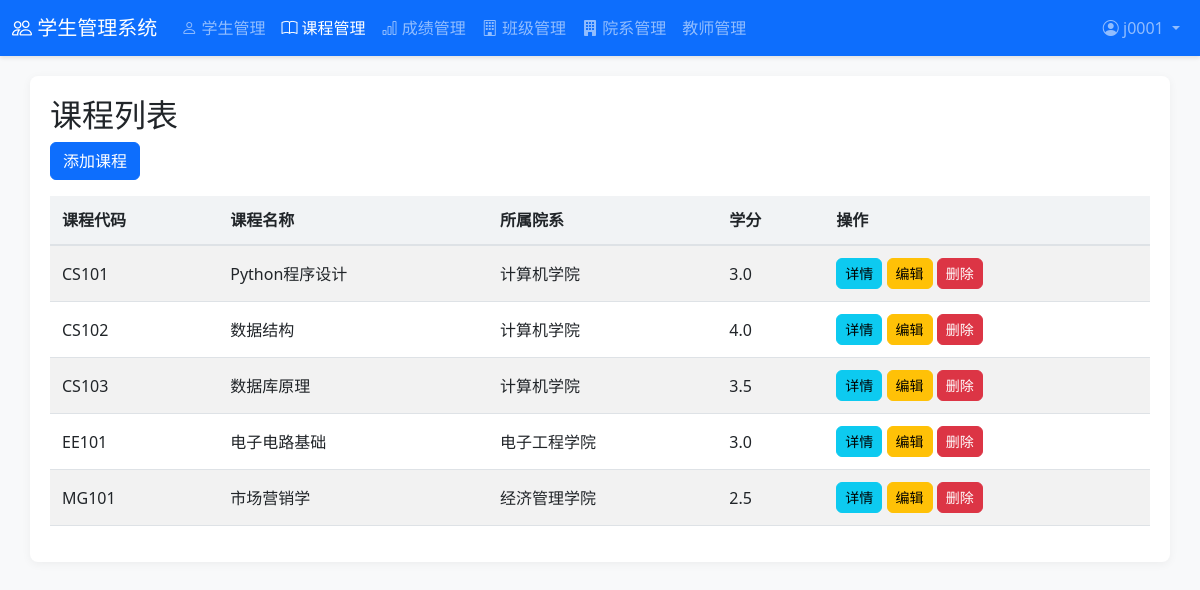
The app's page /courses/ (signed in) with its own data.
### students/models.py (models this page shows, shortened)
class Course(models.Model):
    name = models.CharField(max_length=100, verbose_name='课程名称')
    code = models.CharField(max_length=20, unique=True, verbose_name='课程代码')
    department = models.ForeignKey(Department, on_delete=models.CASCADE, verbose_name='所属院系')
    credit = models.FloatField(verbose_name='学分')
    description = models.TextField(blank=True, verbose_name='课程描述')
    created_at = models.DateTimeField(auto_now_add=True, verbose_name='创建时间')
    updated_at = models.DateTimeField(auto_now=True, verbose_name='更新时间')
    class Meta:
        verbose_name = '课程'
        verbose_name_plural = '课程'

class Department(models.Model):
    name = models.CharField(max_length=100, verbose_name='院系名称')
    description = models.TextField(blank=True, verbose_name='院系描述')
    created_at = models.DateTimeField(auto_now_add=True, verbose_name='创建时间')
    updated_at = models.DateTimeField(auto_now=True, verbose_name='更新时间')
    def __str__(self):
        return self.name
    class Meta:
        verbose_name = '院系'
        verbose_name_plural = '院系'

### students/views.py (the view)
# urls.py: path('courses/', views.course_list, name='course_list'),
@login_required
@user_passes_test(is_admin_or_teacher)
def course_list(request):
    courses = Course.objects.select_related('department').all()
    return render(request, 'students/course_list.html', {'courses': courses})

### students/views.py (called while the page is built)
def is_admin_or_teacher(user):
    return user.is_superuser or hasattr(user, 'teacher')

### students/templates/students/course_list.html
{% extends 'students/base.html' %}
{% block content %}
    <h2>课程列表</h2>
    <a href="{% url 'course_create' %}" class="btn btn-primary mb-3">添加课程</a>
    <table class="table table-striped">
        <thead>
            <tr>
                <th>课程代码</th>
                <th>课程名称</th>
                <th>所属院系</th>
                <th>学分</th>
                <th>操作</th>
            </tr>
        </thead>
        <tbody>
            {% for course in courses %}
            <tr>
                <td>{{ course.code }}</td>
                <td>{{ course.name }}</td>
                <td>{{ course.department }}</td>
                <td>{{ course.credit }}</td>
                <td>
                    <a href="{% url 'course_detail' course.pk %}" class="btn btn-info btn-sm">详情</a>
                    <a href="{% url 'course_update' course.pk %}" class="btn btn-warning btn-sm">编辑</a>
                    <a href="{% url 'course_delete' course.pk %}" class="btn btn-danger btn-sm">删除</a>
                </td>
            </tr>
            {% empty %}
            <tr>
                <td colspan="5" class="text-center">暂无课程信息</td>
            </tr>
            {% endfor %}
        </tbody>
    </table>
{% endblock %}

### students/templates/students/base.html (shortened to what this page needs)
<!DOCTYPE html>
<html lang="zh-CN">
<head>
    <link rel="stylesheet" href="https://cdn.jsdelivr.net/npm/bootstrap@5.3.0/dist/css/bootstrap.min.css">
</head>
<body>
    <nav class="navbar navbar-expand-lg navbar-dark bg-primary">
        <div class="container-fluid">
            <a class="navbar-brand" href="{% url 'home' %}">
                <i class="bi bi-people"></i> 学生管理系统
            </a>
            <div class="collapse navbar-collapse" id="navbarNav">
                <ul class="navbar-nav me-auto mb-2 mb-lg-0">
                    {% if user.is_superuser or user.teacher %}
                        <li class="nav-item">
                            <a class="nav-link {% if request.resolver_match.url_name == 'student_list' %}active{% endif %}" href="{% url 'student_list' %}">
                                <i class="bi bi-person"></i> 学生管理
                            </a>
                        </li>
                        <li class="nav-item">
                            <a class="nav-link {% if request.resolver_match.url_name == 'course_list' %}active{% endif %}" href="{% url 'course_list' %}">
                                <i class="bi bi-book"></i> 课程管理
                            </a>
                        </li>
                        <li class="nav-item">
                            <a class="nav-link {% if request.resolver_match.url_name == 'score_list' %}active{% endif %}" href="{% url 'score_list' %}">
                                <i class="bi bi-bar-chart"></i> 成绩管理
                            </a>
                        </li>
                        <li class="nav-item">
                            <a class="nav-link {% if request.resolver_match.url_name == 'class_list' %}active{% endif %}" href="{% url 'class_list' %}">
                                <i class="bi bi-building"></i> 班级管理
                            </a>
                        </li>
                        <li class="nav-item">
                            <a class="nav-link {% if request.resolver_match.url_name == 'department_list' %}active{% endif %}" href="{% url 'department_list' %}">
                                <i class="bi bi-building-fill"></i> 院系管理
                            </a>
                        </li>
                        <li class="nav-item">
                            <a class="nav-link {% if request.resolver_match.url_name == 'teacher_list' %}active{% endif %}" href="{% url 'teacher_list' %}">
                                 教师管理
                            </a>
                        </li>
                    {% endif %}
                </ul>
                <ul class="navbar-nav">
                    {% if user.is_authenticated %}
                        <li class="nav-item dropdown">
                            <a class="nav-link dropdown-toggle" href="#" role="button" data-bs-toggle="dropdown" aria-expanded="false">
                                <i class="bi bi-person-circle"></i> {{ user.username }}
                            </a>
                        </li>
                    {% else %}
                        <li class="nav-item">
                            <a class="nav-link" href="{% url 'login' %}">
                                <i class="bi bi-box-arrow-in-right"></i> 登录
                            </a>
                        </li>
                    {% endif %}
                </ul>
            </div>
        </div>
    </nav>
    <div class="container">
        {% block content %}
        {% endblock %}
    </div>
    <link rel="stylesheet" href="https://cdn.jsdelivr.net/npm/bootstrap-icons@1.10.5/font/bootstrap-icons.css">
</body>
</html>

### students/templates/students/base.html (style rules this page uses)
body { background-color: #f8f9fa; }
.navbar { box-shadow: 0 2px 4px rgba(0, 0, 0, 0.1); }
.container { background-color: white; border-radius: 8px; box-shadow: 0 2px 10px rgba(0, 0, 0, 0.05); padding: 20px; margin-top: 20px; margin-bottom: 20px; }
.table { border-collapse: separate; border-spacing: 0; }
.table th { background-color: #f1f3f5; border-bottom: 2px solid #dee2e6; }
.table td, .table th { padding: 12px; vertical-align: middle; }
.btn { border-radius: 6px; font-weight: 500; transition: all 0.2s; }

### records on screen
Course: code "CS101", name "Python程序设计", department "计算机学院", credit "3.0"
Course: code "CS102", name "数据结构", department "计算机学院", credit "4.0"
Course: code "CS103", name "数据库原理", department "计算机学院", credit "3.5"
Course: code "EE101", name "电子电路基础", department "电子工程学院", credit "3.0"
Course: code "MG101", name "市场营销学", department "经济管理学院", credit "2.5"

### other values on screen
{{ user.username }} "j0001"
